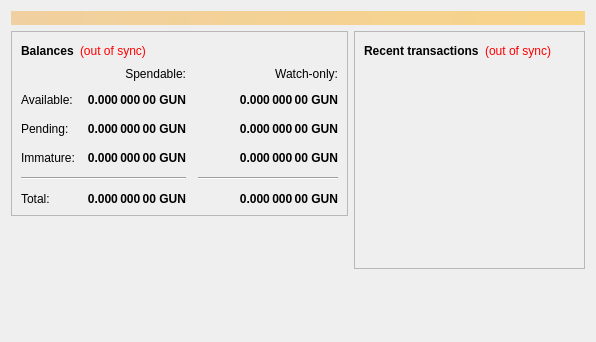
<?xml version="1.0" encoding="UTF-8"?>
<ui version="4.0">
 <class>OverviewPage</class>
 <widget class="QWidget" name="OverviewPage">
  <property name="geometry">
   <rect>
    <x>0</x>
    <y>0</y>
    <width>596</width>
    <height>342</height>
   </rect>
  </property>
  <property name="windowTitle">
   <string>Form</string>
  </property>
  <layout class="QVBoxLayout" name="topLayout">
   <item>
    <widget class="QLabel" name="labelAlerts">
     <property name="visible">
      <bool>false</bool>
     </property>
     <property name="styleSheet">
      <string notr="true">background-color: qlineargradient(x1: 0, y1: 0, x2: 1, y2: 0, stop:0 #F0D0A0, stop:1 #F8D488); color:#000000;</string>
     </property>
     <property name="wordWrap">
      <bool>true</bool>
     </property>
     <property name="margin">
      <number>3</number>
     </property>
    </widget>
   </item>
   <item>
    <layout class="QHBoxLayout" name="horizontalLayout" stretch="1,1">
     <item>
      <layout class="QVBoxLayout" name="verticalLayout_2">
       <item>
        <widget class="QFrame" name="frame">
         <property name="frameShape">
          <enum>QFrame::StyledPanel</enum>
         </property>
         <property name="frameShadow">
          <enum>QFrame::Raised</enum>
         </property>
         <layout class="QVBoxLayout" name="verticalLayout_4">
          <item>
           <layout class="QHBoxLayout" name="horizontalLayout_4">
            <item>
             <widget class="QLabel" name="label_5">
              <property name="font">
               <font>
                <weight>75</weight>
                <bold>true</bold>
               </font>
              </property>
              <property name="text">
               <string>Balances</string>
              </property>
             </widget>
            </item>
            <item>
             <widget class="QLabel" name="labelWalletStatus">
              <property name="cursor">
               <cursorShape>WhatsThisCursor</cursorShape>
              </property>
              <property name="toolTip">
               <string>The displayed information may be out of date. Your wallet automatically synchronizes with the Guncoin network after a connection is established, but this process has not completed yet.</string>
              </property>
              <property name="styleSheet">
               <string notr="true">QLabel { color: red; }</string>
              </property>
              <property name="text">
               <string notr="true">(out of sync)</string>
              </property>
              <property name="alignment">
               <set>Qt::AlignLeading|Qt::AlignLeft|Qt::AlignVCenter</set>
              </property>
             </widget>
            </item>
            <item>
             <spacer name="horizontalSpacer_3">
              <property name="orientation">
               <enum>Qt::Horizontal</enum>
              </property>
              <property name="sizeHint" stdset="0">
               <size>
                <width>40</width>
                <height>20</height>
               </size>
              </property>
             </spacer>
            </item>
           </layout>
          </item>
          <item>
           <layout class="QGridLayout" name="gridLayout">
            <property name="spacing">
             <number>12</number>
            </property>
            <item row="2" column="2">
             <widget class="QLabel" name="labelWatchPending">
              <property name="font">
               <font>
                <weight>75</weight>
                <bold>true</bold>
               </font>
              </property>
              <property name="cursor">
               <cursorShape>IBeamCursor</cursorShape>
              </property>
              <property name="toolTip">
               <string>Unconfirmed transactions to watch-only addresses</string>
              </property>
              <property name="text">
               <string notr="true">0.000 000 00 GUN</string>
              </property>
              <property name="alignment">
               <set>Qt::AlignRight|Qt::AlignTrailing|Qt::AlignVCenter</set>
              </property>
              <property name="textInteractionFlags">
               <set>Qt::LinksAccessibleByMouse|Qt::TextSelectableByKeyboard|Qt::TextSelectableByMouse</set>
              </property>
             </widget>
            </item>
            <item row="2" column="1">
             <widget class="QLabel" name="labelUnconfirmed">
              <property name="font">
               <font>
                <weight>75</weight>
                <bold>true</bold>
               </font>
              </property>
              <property name="cursor">
               <cursorShape>IBeamCursor</cursorShape>
              </property>
              <property name="toolTip">
               <string>Total of transactions that have yet to be confirmed, and do not yet count toward the spendable balance</string>
              </property>
              <property name="text">
               <string notr="true">0.000 000 00 GUN</string>
              </property>
              <property name="alignment">
               <set>Qt::AlignRight|Qt::AlignTrailing|Qt::AlignVCenter</set>
              </property>
              <property name="textInteractionFlags">
               <set>Qt::LinksAccessibleByMouse|Qt::TextSelectableByKeyboard|Qt::TextSelectableByMouse</set>
              </property>
             </widget>
            </item>
            <item row="3" column="2">
             <widget class="QLabel" name="labelWatchImmature">
              <property name="font">
               <font>
                <weight>75</weight>
                <bold>true</bold>
               </font>
              </property>
              <property name="cursor">
               <cursorShape>IBeamCursor</cursorShape>
              </property>
              <property name="toolTip">
               <string>Mined balance in watch-only addresses that has not yet matured</string>
              </property>
              <property name="text">
               <string notr="true">0.000 000 00 GUN</string>
              </property>
              <property name="alignment">
               <set>Qt::AlignRight|Qt::AlignTrailing|Qt::AlignVCenter</set>
              </property>
              <property name="textInteractionFlags">
               <set>Qt::LinksAccessibleByMouse|Qt::TextSelectableByKeyboard|Qt::TextSelectableByMouse</set>
              </property>
             </widget>
            </item>
            <item row="4" column="0" colspan="2">
             <widget class="Line" name="line">
              <property name="orientation">
               <enum>Qt::Horizontal</enum>
              </property>
             </widget>
            </item>
            <item row="4" column="2">
             <widget class="Line" name="lineWatchBalance">
              <property name="sizePolicy">
               <sizepolicy hsizetype="Preferred" vsizetype="Fixed">
                <horstretch>0</horstretch>
                <verstretch>0</verstretch>
               </sizepolicy>
              </property>
              <property name="minimumSize">
               <size>
                <width>140</width>
                <height>0</height>
               </size>
              </property>
              <property name="orientation">
               <enum>Qt::Horizontal</enum>
              </property>
             </widget>
            </item>
            <item row="5" column="0">
             <widget class="QLabel" name="labelTotalText">
              <property name="text">
               <string>Total:</string>
              </property>
             </widget>
            </item>
            <item row="3" column="1">
             <widget class="QLabel" name="labelImmature">
              <property name="font">
               <font>
                <weight>75</weight>
                <bold>true</bold>
               </font>
              </property>
              <property name="cursor">
               <cursorShape>IBeamCursor</cursorShape>
              </property>
              <property name="toolTip">
               <string>Mined balance that has not yet matured</string>
              </property>
              <property name="text">
               <string notr="true">0.000 000 00 GUN</string>
              </property>
              <property name="alignment">
               <set>Qt::AlignRight|Qt::AlignTrailing|Qt::AlignVCenter</set>
              </property>
              <property name="textInteractionFlags">
               <set>Qt::LinksAccessibleByMouse|Qt::TextSelectableByKeyboard|Qt::TextSelectableByMouse</set>
              </property>
             </widget>
            </item>
            <item row="2" column="3">
             <spacer name="horizontalSpacer_2">
              <property name="orientation">
               <enum>Qt::Horizontal</enum>
              </property>
              <property name="sizeHint" stdset="0">
               <size>
                <width>40</width>
                <height>20</height>
               </size>
              </property>
             </spacer>
            </item>
            <item row="3" column="0">
             <widget class="QLabel" name="labelImmatureText">
              <property name="text">
               <string>Immature:</string>
              </property>
             </widget>
            </item>
            <item row="5" column="1">
             <widget class="QLabel" name="labelTotal">
              <property name="font">
               <font>
                <weight>75</weight>
                <bold>true</bold>
               </font>
              </property>
              <property name="cursor">
               <cursorShape>IBeamCursor</cursorShape>
              </property>
              <property name="toolTip">
               <string>Your current total balance</string>
              </property>
              <property name="text">
               <string notr="true">0.000 000 00 GUN</string>
              </property>
              <property name="alignment">
               <set>Qt::AlignRight|Qt::AlignTrailing|Qt::AlignVCenter</set>
              </property>
              <property name="textInteractionFlags">
               <set>Qt::LinksAccessibleByMouse|Qt::TextSelectableByKeyboard|Qt::TextSelectableByMouse</set>
              </property>
             </widget>
            </item>
            <item row="5" column="2">
             <widget class="QLabel" name="labelWatchTotal">
              <property name="font">
               <font>
                <weight>75</weight>
                <bold>true</bold>
               </font>
              </property>
              <property name="cursor">
               <cursorShape>IBeamCursor</cursorShape>
              </property>
              <property name="toolTip">
               <string>Current total balance in watch-only addresses</string>
              </property>
              <property name="text">
               <string notr="true">0.000 000 00 GUN</string>
              </property>
              <property name="alignment">
               <set>Qt::AlignRight|Qt::AlignTrailing|Qt::AlignVCenter</set>
              </property>
              <property name="textInteractionFlags">
               <set>Qt::LinksAccessibleByMouse|Qt::TextSelectableByKeyboard|Qt::TextSelectableByMouse</set>
              </property>
             </widget>
            </item>
            <item row="0" column="2">
             <widget class="QLabel" name="labelWatchonly">
              <property name="text">
               <string>Watch-only:</string>
              </property>
              <property name="alignment">
               <set>Qt::AlignRight|Qt::AlignTrailing|Qt::AlignVCenter</set>
              </property>
             </widget>
            </item>
            <item row="1" column="0">
             <widget class="QLabel" name="labelBalanceText">
              <property name="text">
               <string>Available:</string>
              </property>
             </widget>
            </item>
            <item row="1" column="1">
             <widget class="QLabel" name="labelBalance">
              <property name="font">
               <font>
                <weight>75</weight>
                <bold>true</bold>
               </font>
              </property>
              <property name="cursor">
               <cursorShape>IBeamCursor</cursorShape>
              </property>
              <property name="toolTip">
               <string>Your current spendable balance</string>
              </property>
              <property name="text">
               <string notr="true">0.000 000 00 GUN</string>
              </property>
              <property name="alignment">
               <set>Qt::AlignRight|Qt::AlignTrailing|Qt::AlignVCenter</set>
              </property>
              <property name="textInteractionFlags">
               <set>Qt::LinksAccessibleByMouse|Qt::TextSelectableByKeyboard|Qt::TextSelectableByMouse</set>
              </property>
             </widget>
            </item>
            <item row="1" column="2">
             <widget class="QLabel" name="labelWatchAvailable">
              <property name="font">
               <font>
                <weight>75</weight>
                <bold>true</bold>
               </font>
              </property>
              <property name="cursor">
               <cursorShape>IBeamCursor</cursorShape>
              </property>
              <property name="toolTip">
               <string>Your current balance in watch-only addresses</string>
              </property>
              <property name="text">
               <string notr="true">0.000 000 00 GUN</string>
              </property>
              <property name="alignment">
               <set>Qt::AlignRight|Qt::AlignTrailing|Qt::AlignVCenter</set>
              </property>
              <property name="textInteractionFlags">
               <set>Qt::LinksAccessibleByMouse|Qt::TextSelectableByKeyboard|Qt::TextSelectableByMouse</set>
              </property>
             </widget>
            </item>
            <item row="2" column="0">
             <widget class="QLabel" name="labelPendingText">
              <property name="text">
               <string>Pending:</string>
              </property>
             </widget>
            </item>
            <item row="0" column="1">
             <widget class="QLabel" name="labelSpendable">
              <property name="text">
               <string>Spendable:</string>
              </property>
              <property name="alignment">
               <set>Qt::AlignRight|Qt::AlignTrailing|Qt::AlignVCenter</set>
              </property>
             </widget>
            </item>
           </layout>
          </item>
         </layout>
        </widget>
       </item>
       <item>
        <spacer name="verticalSpacer">
         <property name="orientation">
          <enum>Qt::Vertical</enum>
         </property>
         <property name="sizeHint" stdset="0">
          <size>
           <width>20</width>
           <height>40</height>
          </size>
         </property>
        </spacer>
       </item>
      </layout>
     </item>
     <item>
      <layout class="QVBoxLayout" name="verticalLayout_3">
       <item>
        <widget class="QFrame" name="frame_2">
         <property name="frameShape">
          <enum>QFrame::StyledPanel</enum>
         </property>
         <property name="frameShadow">
          <enum>QFrame::Raised</enum>
         </property>
         <layout class="QVBoxLayout" name="verticalLayout">
          <item>
           <layout class="QHBoxLayout" name="horizontalLayout_2">
            <item>
             <widget class="QLabel" name="label_4">
              <property name="font">
               <font>
                <weight>75</weight>
                <bold>true</bold>
               </font>
              </property>
              <property name="text">
               <string>Recent transactions</string>
              </property>
             </widget>
            </item>
            <item>
             <widget class="QLabel" name="labelTransactionsStatus">
              <property name="cursor">
               <cursorShape>WhatsThisCursor</cursorShape>
              </property>
              <property name="toolTip">
               <string>The displayed information may be out of date. Your wallet automatically synchronizes with the Guncoin network after a connection is established, but this process has not completed yet.</string>
              </property>
              <property name="styleSheet">
               <string notr="true">QLabel { color: red; }</string>
              </property>
              <property name="text">
               <string notr="true">(out of sync)</string>
              </property>
              <property name="alignment">
               <set>Qt::AlignRight|Qt::AlignTrailing|Qt::AlignVCenter</set>
              </property>
             </widget>
            </item>
            <item>
             <spacer name="horizontalSpacer">
              <property name="orientation">
               <enum>Qt::Horizontal</enum>
              </property>
              <property name="sizeHint" stdset="0">
               <size>
                <width>40</width>
                <height>20</height>
               </size>
              </property>
             </spacer>
            </item>
           </layout>
          </item>
          <item>
           <widget class="QListView" name="listTransactions">
            <property name="styleSheet">
             <string notr="true">QListView { background: transparent; }</string>
            </property>
            <property name="frameShape">
             <enum>QFrame::NoFrame</enum>
            </property>
            <property name="verticalScrollBarPolicy">
             <enum>Qt::ScrollBarAlwaysOff</enum>
            </property>
            <property name="horizontalScrollBarPolicy">
             <enum>Qt::ScrollBarAlwaysOff</enum>
            </property>
            <property name="selectionMode">
             <enum>QAbstractItemView::NoSelection</enum>
            </property>
           </widget>
          </item>
         </layout>
        </widget>
       </item>
       <item>
        <spacer name="verticalSpacer_2">
         <property name="orientation">
          <enum>Qt::Vertical</enum>
         </property>
         <property name="sizeHint" stdset="0">
          <size>
           <width>20</width>
           <height>40</height>
          </size>
         </property>
        </spacer>
       </item>
      </layout>
     </item>
    </layout>
   </item>
  </layout>
 </widget>
 <resources/>
 <connections/>
</ui>
